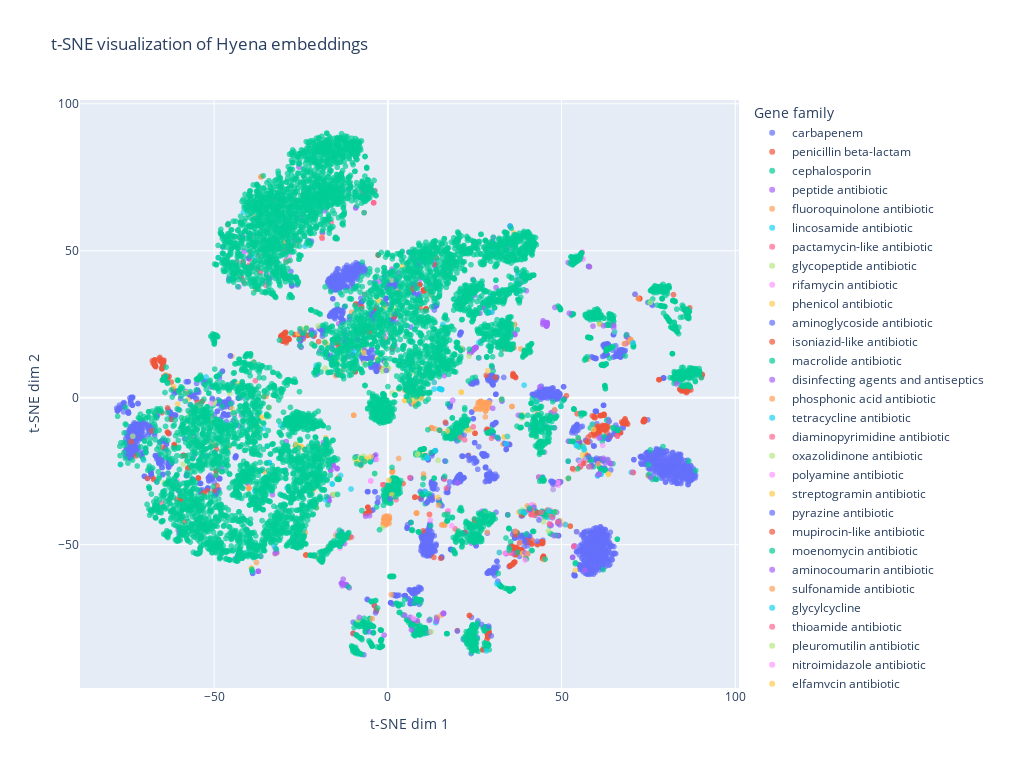

Notebook code cell kept with this figure:
### Code cell
fig = px.scatter(
    x=train_embeddings_2d[:, 0],
    y=train_embeddings_2d[:, 1],
    color=[label_columns[i] for i in train_labels_simple],
    title="t-SNE visualization of Frozen DNABERT-2 embeddings",
    labels={"x": "t-SNE dim 1", "y": "t-SNE dim 2", "color": "Gene family"},
    opacity=0.7,
)
# Square figure
fig.update_layout(width=1024, height=768)
fig.show()

### Figure 1 — Plotly figure (JSON) as saved in the notebook; plotly's stock layout.template omitted (floating-point values rounded to 4 significant figures; data arrays with more than 128 entries replaced by an {"elided": "..."} marker saying what was removed)
{"data": [{"hovertemplate": "Gene family=carbapenem<br>t-SNE dim 1=%{x}<br>t-SNE dim 2=%{y}<extra></extra>", "legendgroup": "carbapenem", "marker": {"color": "#636efa", "opacity": 0.7, "symbol": "circle"}, "mode": "markers", "name": "carbapenem", "showlegend": true, "type": "scattergl", "x": {"elided": "2544 float values"}, "xaxis": "x", "y": {"elided": "2544 float values"}, "yaxis": "y"}, {"hovertemplate": "Gene family=penicillin beta-lactam<br>t-SNE dim 1=%{x}<br>t-SNE dim 2=%{y}<extra></extra>", "legendgroup": "penicillin beta-lactam", "marker": {"color": "#EF553B", "opacity": 0.7, "symbol": "circle"}, "mode": "markers", "name": "penicillin beta-lactam", "showlegend": true, "type": "scattergl", "x": {"elided": "589 float values"}, "xaxis": "x", "y": {"elided": "589 float values"}, "yaxis": "y"}, {"hovertemplate": "Gene family=cephalosporin<br>t-SNE dim 1=%{x}<br>t-SNE dim 2=%{y}<extra></extra>", "legendgroup": "cephalosporin", "marker": {"color": "#00cc96", "opacity": 0.7, "symbol": "circle"}, "mode": "markers", "name": "cephalosporin", "showlegend": true, "type": "scattergl", "x": {"elided": "1808 float values"}, "xaxis": "x", "y": {"elided": "1808 float values"}, "yaxis": "y"}, {"hovertemplate": "Gene family=peptide antibiotic<br>t-SNE dim 1=%{x}<br>t-SNE dim 2=%{y}<extra></extra>", "legendgroup": "peptide antibiotic", "marker": {"color": "#ab63fa", "opacity": 0.7, "symbol": "circle"}, "mode": "markers", "name": "peptide antibiotic", "showlegend": true, "type": "scattergl", "x": {"elided": "171 float values"}, "xaxis": "x", "y": {"elided": "171 float values"}, "yaxis": "y"}, {"hovertemplate": "Gene family=fluoroquinolone antibiotic<br>t-SNE dim 1=%{x}<br>t-SNE dim 2=%{y}<extra></extra>", "legendgroup": "fluoroquinolone antibiotic", "marker": {"color": "#FFA15A", "opacity": 0.7, "symbol": "circle"}, "mode": "markers", "name": "fluoroquinolone antibiotic", "showlegend": true, "type": "scattergl", "x": {"elided": "190 float values"}, "xaxis": "x", "y": {"elided": "190 float values"}, "yaxis": "y"}, {"hovertemplate": "Gene family=lincosamide antibiotic<br>t-SNE dim 1=%{x}<br>t-SNE dim 2=%{y}<extra></extra>", "legendgroup": "lincosamide antibiotic", "marker": {"color": "#19d3f3", "opacity": 0.7, "symbol": "circle"}, "mode": "markers", "name": "lincosamide antibiotic", "showlegend": true, "type": "scattergl", "x": [30.58, -27.76, -52.33, -10.15, -28.66, 10.8, -32.05, -21.65, -45.67, -48.77, -5.034, 57.92, -46.1, -32.73, 10.21], "xaxis": "x", "y": [-13.17, 51.48, 7.054, 15.36, 49.39, -31.93, -51.95, 22.15, 40.06, 47.59, -21.68, -23.5, 58.88, -50.46, -17.47], "yaxis": "y"}, {"hovertemplate": "Gene family=pactamycin-like antibiotic<br>t-SNE dim 1=%{x}<br>t-SNE dim 2=%{y}<extra></extra>", "legendgroup": "pactamycin-like antibiotic", "marker": {"color": "#FF6692", "opacity": 0.7, "symbol": "circle"}, "mode": "markers", "name": "pactamycin-like antibiotic", "showlegend": true, "type": "scattergl", "x": [11.32], "xaxis": "x", "y": [-19.8], "yaxis": "y"}, {"hovertemplate": "Gene family=glycopeptide antibiotic<br>t-SNE dim 1=%{x}<br>t-SNE dim 2=%{y}<extra></extra>", "legendgroup": "glycopeptide antibiotic", "marker": {"color": "#B6E880", "opacity": 0.7, "symbol": "circle"}, "mode": "markers", "name": "glycopeptide antibiotic", "showlegend": true, "type": "scattergl", "x": [1.136, -1.614, -7.675, -58.89, 75.57, -18.27, -6.854, -73.41, 8.425, 1.3, -57.27, -37.13, -7.291, -44.55, -0.2496, 0.5101, -44.73, -34.93, 23.36, -8.975, -19.6, -33.38, -7.962, -18.77, 39.5, 37.88, -49.92, -7.84, -54.99, 46.07, -18.07, 39.41, -58.35, -23.37, 8.187, -32.9, -45.58, -10.31, -38.59, -27.23, -18.82, -7.007, -9.567, -2.65, -8.734, 16.35, -1.626, -39.31, -15.22, 38.4, -17.4, -8.025, 38.63, 11.29, 7.113, -5.757, -50.04, -45.56, -8.161, -4.846, -9.229, -14.44, -3.779, -6.828, 21.13, -0.6997, -8.971, 1.211, 36.22, 5.258, -21.9, -60.78, -2.698, -8.596, -24.96, -38.47, -64.41, -52.11, -1.248, -50.34, -20.05, 1.522, -8.785, -0.007494, 0.1475, -1.201, 56.77, 44.79, -14.79, 1.305], "xaxis": "x", "y": [40.05, 9.002, -23.13, -22.66, 32.41, 19.25, -20.67, -13.09, 10.4, 30.47, -5.104, -9.807, -20.61, -5.415, 9.642, 28.15, -9.201, -6.629, 14.16, -20.8, 69.81, 48.58, -22.77, -26.76, -39.04, -10.23, -1.344, -22.21, -10.39, -39.55, 9.976, -38.85, -7.316, 23.7, 10.56, 41.95, -16.5, -47.46, -11.51, -25.7, -20.29, -19.92, -20.83, 32.87, -20.66, -39.81, -44.15, -23.45, -32.92, -6.917, 85.04, -20.56, -38.14, -20.61, 8.546, -21.04, -1.756, 1.585, -20.36, 69.56, -20.77, 12.44, -25.81, 11.77, 16.91, 11.86, -21.83, 30.14, 24.87, 20.97, -30.54, 6.088, 33.07, -75.55, 17.16, -10.66, -28.92, -21.0, 9.217, -1.821, 24.39, 30.19, -20.67, 9.557, 10.12, 9.839, -20.41, -42.17, 12.13, 1.621], "yaxis": "y"}, {"hovertemplate": "Gene family=rifamycin antibiotic<br>t-SNE dim 1=%{x}<br>t-SNE dim 2=%{y}<extra></extra>", "legendgroup": "rifamycin antibiotic", "marker": {"color": "#FF97FF", "opacity": 0.7, "symbol": "circle"}, "mode": "markers", "name": "rifamycin antibiotic", "showlegend": true, "type": "scattergl", "x": [47.18, -42.29, 41.35, 46.69, -10.38, 38.13, 48.1, -30.15, 29.62, 49.12, 43.42, 40.89, -39.69, -13.78, -22.07, 53.24, 45.21, 49.51, -38.93, -14.61, -40.02, 55.92, 41.58, 55.94, 47.74, 56.27, 43.82, 60.81, 49.24, -35.2, -33.48, 16.06, 46.81, 53.37, 47.94, 55.87, 60.35, -18.99], "xaxis": "x", "y": [-28.38, -6.18, -36.61, -38.21, -47.46, 40.97, -29.07, -38.04, 52.66, -29.79, -39.89, -37.81, 47.91, -51.13, -53.61, -24.18, -18.55, -28.87, 45.03, -45.99, 49.25, 49.55, -36.92, 49.58, -28.81, 47.24, -40.73, -25.94, -28.55, 52.39, -49.09, -27.26, -43.22, 45.58, -39.02, 47.11, -26.53, 54.65], "yaxis": "y"}, {"hovertemplate": "Gene family=phenicol antibiotic<br>t-SNE dim 1=%{x}<br>t-SNE dim 2=%{y}<extra></extra>", "legendgroup": "phenicol antibiotic", "marker": {"color": "#FECB52", "opacity": 0.7, "symbol": "circle"}, "mode": "markers", "name": "phenicol antibiotic", "showlegend": true, "type": "scattergl", "x": [-54.17, 38.79, -6.853, -57.55, 21.14, 56.03, 19.89, 22.83, 33.58, 33.64, 0.8275, -44.86, -3.068, -25.86, 37.66, 0.3127, -56.27, 8.59, -50.56, 59.23, 38.0, 23.68, -63.94, 11.97, 11.99, -21.6, -6.846, 54.36, 60.94, 33.23, -6.063, -36.28, -34.46, -44.84, -23.99, 56.72, 21.14, 47.61, 12.0, 33.57, 17.11, 11.96, -35.33, 11.97, -7.478, -36.8, 1.164, 53.97, 61.56, 34.49, -50.68, 10.18, 38.69, -23.49, 49.38, -64.17], "xaxis": "x", "y": [-3.273, -52.98, 16.17, -37.06, 1.881, -19.46, -45.39, -11.24, -13.32, -13.28, 21.87, -3.672, 13.24, 21.86, -38.9, -28.07, -14.21, -19.17, -6.045, -10.81, -38.97, -10.84, 7.834, -39.74, -39.76, 17.98, -21.64, -16.4, 24.99, 32.92, -20.61, -6.604, -22.15, 14.16, -17.81, -18.22, 1.884, -39.16, -39.77, -13.32, -11.34, -39.75, -25.18, -39.72, 16.24, -6.659, -33.02, -58.69, -25.02, -13.2, -15.26, -19.44, -5.815, 23.74, -28.94, 7.458], "yaxis": "y"}, {"hovertemplate": "Gene family=aminoglycoside antibiotic<br>t-SNE dim 1=%{x}<br>t-SNE dim 2=%{y}<extra></extra>", "legendgroup": "aminoglycoside antibiotic", "marker": {"color": "#636efa", "opacity": 0.7, "symbol": "circle"}, "mode": "markers", "name": "aminoglycoside antibiotic", "showlegend": true, "type": "scattergl", "x": {"elided": "216 float values"}, "xaxis": "x", "y": {"elided": "216 float values"}, "yaxis": "y"}, {"hovertemplate": "Gene family=isoniazid-like antibiotic<br>t-SNE dim 1=%{x}<br>t-SNE dim 2=%{y}<extra></extra>", "legendgroup": "isoniazid-like antibiotic", "marker": {"color": "#EF553B", "opacity": 0.7, "symbol": "circle"}, "mode": "markers", "name": "isoniazid-like antibiotic", "showlegend": true, "type": "scattergl", "x": [55.23, 56.07, 66.04, 57.58, 57.68, 49.09, 38.53, 45.94, 55.93, 33.98, 57.41, 57.69, 37.02, 58.77, 55.23, 41.3, 55.51, 41.32], "xaxis": "x", "y": [-21.61, -21.68, -12.91, -15.16, -13.43, -42.23, -39.99, -38.24, -21.97, -52.97, -19.65, -21.11, -45.87, -23.32, -23.54, -39.71, -23.25, -38.53], "yaxis": "y"}, {"hovertemplate": "Gene family=macrolide antibiotic<br>t-SNE dim 1=%{x}<br>t-SNE dim 2=%{y}<extra></extra>", "legendgroup": "macrolide antibiotic", "marker": {"color": "#00cc96", "opacity": 0.7, "symbol": "circle"}, "mode": "markers", "name": "macrolide antibiotic", "showlegend": true, "type": "scattergl", "x": {"elided": "186 float values"}, "xaxis": "x", "y": {"elided": "186 float values"}, "yaxis": "y"}, {"hovertemplate": "Gene family=disinfecting agents and antiseptics<br>t-SNE dim 1=%{x}<br>t-SNE dim 2=%{y}<extra></extra>", "legendgroup": "disinfecting agents and antiseptics", "marker": {"color": "#ab63fa", "opacity": 0.7, "symbol": "circle"}, "mode": "markers", "name": "disinfecting agents and antiseptics", "showlegend": true, "type": "scattergl", "x": [30.21, 47.75, -41.43, 49.46, 31.15, 23.96, 62.05, 63.73, -13.28, 48.34, -40.55, 52.23, -29.31, 9.311, 53.55, 27.34, -9.243, -11.21, 49.42, 64.15, -35.19, 29.71, -18.82, -18.6, 58.03, -37.56, 6.441, 58.63, 46.83, -37.27, -42.95, 65.01, -6.415, -8.221, 63.32, -34.13, -18.83, -37.73, 8.506, -39.39, 33.97, -13.21, 35.95, 26.53, 49.66, 71.15, 75.63, -37.56, 49.08, 59.05, 60.79, 68.41, 11.89, 47.96, -37.29, 48.35, 70.53, -23.25, -25.58, 46.99, -31.81, -60.08, 27.53, 46.98, -9.266, 34.8, 57.86, 56.75, -5.051, 54.34, 64.98, -37.33, 49.09, 14.05, 48.48, 53.22, 63.67, 39.5, 43.71, 53.21, 36.49, 49.12, 37.57, 64.21, 43.41, 61.1, 38.14, 70.52, -5.272], "xaxis": "x", "y": [-3.593, -46.93, 49.75, -43.26, 37.48, -49.43, -20.6, -22.14, -49.44, -6.022, -28.99, 28.75, 46.7, 40.34, -50.76, 30.68, 64.66, 70.74, -28.63, -22.35, 39.5, 29.12, 56.16, -15.33, 44.54, -35.98, -74.72, -23.42, -43.21, -59.05, 37.69, 23.89, -40.34, -74.76, -21.02, -22.05, 56.04, 72.49, -75.88, -36.19, -53.05, -49.48, -52.97, 28.76, -28.68, 35.21, -27.15, -34.43, -42.18, 24.37, -13.71, 18.4, -75.76, -4.29, -59.04, -29.25, -25.37, 70.31, 78.47, -43.47, 68.65, -46.29, 30.74, -5.133, 64.58, 26.37, 44.67, -58.75, 71.48, -45.59, 24.65, -59.02, -28.63, -75.26, -29.29, -54.26, -8.048, -52.8, 3.645, -54.34, 37.05, -28.99, -5.957, -22.5, -26.99, -13.47, 39.03, -25.37, -40.12], "yaxis": "y"}, {"hovertemplate": "Gene family=phosphonic acid antibiotic<br>t-SNE dim 1=%{x}<br>t-SNE dim 2=%{y}<extra></extra>", "legendgroup": "phosphonic acid antibiotic", "marker": {"color": "#FFA15A", "opacity": 0.7, "symbol": "circle"}, "mode": "markers", "name": "phosphonic acid antibiotic", "showlegend": true, "type": "scattergl", "x": [-24.54, 47.99, -38.33, -41.91, -37.61, -46.01, -29.83, -19.0, -36.5, 46.25, -27.2, 65.2, -37.82, 60.61, -29.53, 15.53, -18.96, 16.19, 13.34, 15.73, -29.66, -36.35, 33.64, 42.93, 68.1, -29.42, -36.52, -36.48, -31.18, 36.97, -36.52, 15.93, -31.15, -36.7, -29.62, 40.3, -29.25, 28.3, 14.59, 16.4, 57.6, 41.36, -24.05, -32.71, -39.63, -24.29], "xaxis": "x", "y": [69.13, -4.032, 61.24, 40.45, 52.79, 58.82, 60.89, 54.6, 75.15, -40.32, 51.81, 22.46, -56.06, -22.47, 55.29, -43.29, 54.55, -43.01, 5.206, -43.2, 52.8, 75.2, 33.73, -5.494, 18.4, 55.08, 75.16, 75.15, 64.92, 40.07, -31.57, -73.42, 71.88, 62.42, 52.77, -53.11, 46.39, 51.41, -36.6, -43.43, 13.08, -38.44, -17.42, 67.94, 48.69, 69.27], "yaxis": "y"}, {"hovertemplate": "Gene family=tetracycline antibiotic<br>t-SNE dim 1=%{x}<br>t-SNE dim 2=%{y}<extra></extra>", "legendgroup": "tetracycline antibiotic", "marker": {"color": "#19d3f3", "opacity": 0.7, "symbol": "circle"}, "mode": "markers", "name": "tetracycline antibiotic", "showlegend": true, "type": "scattergl", "x": [39.52, -23.63, 15.87, -30.87, 29.9, 14.81, 28.27, -34.15, 15.5, -39.21, 15.5, 60.41, 4.854, 14.88, 15.23, 11.29, 15.47, 34.43, -17.93, 54.27, 37.35, -18.26, -15.98, -13.6, 29.62, 42.69, 56.48, -20.64, -40.81, -38.29, 36.88, -39.35, 6.185, -34.08, -10.6, -42.66, 35.19, 55.14, 34.03, -28.99, 26.23, -28.93, -23.85, 19.18, 60.36, 55.24, 29.0, 37.13, -18.29, 28.87, 28.3, 8.47, 38.19, 54.46, 17.03, 37.67, 13.69, 65.29, 4.847, -16.02, 13.76, 46.23, -38.16, 7.002, -39.03, -40.47, 14.92, 57.88, 31.39, 56.51, 51.18, -18.18, 46.25, -52.35, -34.21, -38.96, 14.63, 7.055, 13.36, 8.152, 47.78, 17.1, 70.08, 29.25, 29.53, 49.83, 39.22, -70.3, 37.75, 61.17, 29.99, -38.08, 11.35, -18.79, 13.3, 61.39, -39.21, -9.252], "xaxis": "x", "y": [-39.06, -17.68, 25.02, -9.448, 50.16, 3.041, 29.54, -22.07, 2.797, 48.37, 2.796, -26.43, 12.32, 3.032, 2.904, -20.27, 2.808, -13.19, -34.74, -16.27, 41.68, -27.08, -29.38, -26.44, 34.61, -1.419, -17.77, 11.03, -52.73, -31.75, 36.37, -34.44, 10.84, -22.11, -31.06, -49.18, 58.4, -21.4, -15.64, -30.73, 18.82, -30.72, 51.59, 46.12, -26.59, 47.62, 28.88, 35.53, -18.89, 29.26, -86.15, -1.766, -38.76, -16.26, 16.0, 37.22, -18.01, 22.4, -74.06, -29.35, -76.57, -40.76, -31.73, 19.1, -59.05, -10.83, 3.068, -23.5, -63.32, -17.31, -43.22, -27.91, -38.35, -20.15, -26.31, 48.18, 21.63, 5.738, 5.235, -1.966, -39.25, 21.76, -25.39, 17.45, 17.28, -2.853, 4.287, -21.29, 36.48, -26.03, 29.13, -31.7, -20.64, 69.74, 2.945, -26.07, 2.841, 15.73], "yaxis": "y"}, {"hovertemplate": "Gene family=diaminopyrimidine antibiotic<br>t-SNE dim 1=%{x}<br>t-SNE dim 2=%{y}<extra></extra>", "legendgroup": "diaminopyrimidine antibiotic", "marker": {"color": "#FF6692", "opacity": 0.7, "symbol": "circle"}, "mode": "markers", "name": "diaminopyrimidine antibiotic", "showlegend": true, "type": "scattergl", "x": [-28.46, -43.5, -39.91, 11.98, -36.76, 53.5, -30.05, 29.85, -4.057, 16.83, -33.71, 17.29, 42.17, -34.3, -65.06, -28.22, 47.24, 24.6, -39.94, -4.076, -5.752, -38.14, -41.41, -32.84, -35.1, -7.504, 22.11, -41.78, 48.02, 17.27, -41.76, 16.36, 70.46, -5.482, -39.84, 25.94, 2.372, -29.45, 19.34, -37.46, -36.7, -4.109, -41.69, -42.18, -28.74, 46.52, 6.312, 20.87, -32.34, -6.849, -25.96, -16.3, -40.01, -42.65, -42.2, -18.89, -5.512, -59.77, -37.26, -46.02, -1.49, -6.829, -14.72, -37.41, -3.718, -29.14, -6.6], "xaxis": "x", "y": [51.37, 46.22, 47.17, -39.69, 42.73, -50.49, 49.58, -13.79, 66.34, -30.78, 45.67, -38.69, -40.02, 45.65, -35.83, 49.57, -40.49, -9.917, 44.64, 66.29, 71.77, 5.789, 39.19, 46.46, 38.21, 70.51, -14.33, 45.99, -29.1, -38.66, -5.05, -27.73, -25.42, 71.84, 44.68, -46.41, -34.67, 50.32, -44.59, 43.81, 42.65, 66.36, 46.31, 40.84, 51.23, -42.88, -27.16, -13.52, 67.54, 68.87, 53.22, 59.66, 45.05, 54.4, 40.91, 54.23, 71.77, -32.59, 48.49, 58.97, -29.58, 62.93, 7.81, 44.01, 70.46, 41.51, 35.19], "yaxis": "y"}, {"hovertemplate": "Gene family=oxazolidinone antibiotic<br>t-SNE dim 1=%{x}<br>t-SNE dim 2=%{y}<extra></extra>", "legendgroup": "oxazolidinone antibiotic", "marker": {"color": "#B6E880", "opacity": 0.7, "symbol": "circle"}, "mode": "markers", "name": "oxazolidinone antibiotic", "showlegend": true, "type": "scattergl", "x": [8.606], "xaxis": "x", "y": [-19.17], "yaxis": "y"}, {"hovertemplate": "Gene family=polyamine antibiotic<br>t-SNE dim 1=%{x}<br>t-SNE dim 2=%{y}<extra></extra>", "legendgroup": "polyamine antibiotic", "marker": {"color": "#FF97FF", "opacity": 0.7, "symbol": "circle"}, "mode": "markers", "name": "polyamine antibiotic", "showlegend": true, "type": "scattergl", "x": [47.55, 55.75, 55.41, 48.92, 56.82, 47.91, 39.51, 41.48], "xaxis": "x", "y": [-31.15, -22.76, -21.76, -28.9, -21.02, -29.18, -55.25, -36.49], "yaxis": "y"}, {"hovertemplate": "Gene family=streptogramin antibiotic<br>t-SNE dim 1=%{x}<br>t-SNE dim 2=%{y}<extra></extra>", "legendgroup": "streptogramin antibiotic", "marker": {"color": "#FECB52", "opacity": 0.7, "symbol": "circle"}, "mode": "markers", "name": "streptogramin antibiotic", "showlegend": true, "type": "scattergl", "x": [-24.93, 4.921, 4.853, 7.037, -26.33, 9.402, 9.798, 21.25, 7.726, -57.54, -25.02, -0.8931, -57.95, -17.82, -21.82, 7.657, 7.733, -17.9, -50.72, 28.77, -25.35, -8.912, -61.67, -24.99, 6.902, 3.155, 14.42, -17.47, 7.351, -4.84, 17.21, -60.5, 4.191, -20.5, -43.12, -2.81, -60.05, -6.903, -17.74, -21.26, -34.15], "xaxis": "x", "y": [-16.59, -0.897, -0.9553, -0.338, -15.92, 1.884, -0.3083, 16.36, -2.2, -0.6542, -16.67, 31.0, 1.755, 18.55, -16.69, -2.274, -1.993, -13.59, -8.278, 9.196, -16.69, -21.77, 3.78, 23.33, -1.2, 2.89, -33.91, -18.61, 0.8764, -20.0, 22.49, -2.188, 44.8, -37.46, 4.666, 33.35, 1.958, 15.22, 18.44, -31.23, -3.303], "yaxis": "y"}, {"hovertemplate": "Gene family=pyrazine antibiotic<br>t-SNE dim 1=%{x}<br>t-SNE dim 2=%{y}<extra></extra>", "legendgroup": "pyrazine antibiotic", "marker": {"color": "#636efa", "opacity": 0.7, "symbol": "circle"}, "mode": "markers", "name": "pyrazine antibiotic", "showlegend": true, "type": "scattergl", "x": [57.82, 58.62, 48.93, 46.95, 40.92, 47.71, 47.43, 42.05, 70.8, 47.21, 47.44, -40.13], "xaxis": "x", "y": [-20.24, -22.91, -42.72, -28.41, -38.32, -28.7, -29.38, -37.28, -21.07, -28.46, -28.82, 47.41], "yaxis": "y"}, {"hovertemplate": "Gene family=mupirocin-like antibiotic<br>t-SNE dim 1=%{x}<br>t-SNE dim 2=%{y}<extra></extra>", "legendgroup": "mupirocin-like antibiotic", "marker": {"color": "#EF553B", "opacity": 0.7, "symbol": "circle"}, "mode": "markers", "name": "mupirocin-like antibiotic", "showlegend": true, "type": "scattergl", "x": [53.18, -20.09, -10.75, -23.6], "xaxis": "x", "y": [-24.12, -16.6, -47.36, -53.5], "yaxis": "y"}, {"hovertemplate": "Gene family=moenomycin antibiotic<br>t-SNE dim 1=%{x}<br>t-SNE dim 2=%{y}<extra></extra>", "legendgroup": "moenomycin antibiotic", "marker": {"color": "#00cc96", "opacity": 0.7, "symbol": "circle"}, "mode": "markers", "name": "moenomycin antibiotic", "showlegend": true, "type": "scattergl", "x": [8.067], "xaxis": "x", "y": [-19.43], "yaxis": "y"}, {"hovertemplate": "Gene family=aminocoumarin antibiotic<br>t-SNE dim 1=%{x}<br>t-SNE dim 2=%{y}<extra></extra>", "legendgroup": "aminocoumarin antibiotic", "marker": {"color": "#ab63fa", "opacity": 0.7, "symbol": "circle"}, "mode": "markers", "name": "aminocoumarin antibiotic", "showlegend": true, "type": "scattergl", "x": [-32.05, 4.805, 41.78, 13.99, 60.58, -32.45, 62.07, 7.533, 16.03, 83.12, 16.02, 15.91], "xaxis": "x", "y": [-52.66, -74.03, 51.55, -76.16, -26.19, -52.96, 24.47, -75.56, -73.32, 4.705, -73.34, -73.42], "yaxis": "y"}, {"hovertemplate": "Gene family=sulfonamide antibiotic<br>t-SNE dim 1=%{x}<br>t-SNE dim 2=%{y}<extra></extra>", "legendgroup": "sulfonamide antibiotic", "marker": {"color": "#FFA15A", "opacity": 0.7, "symbol": "circle"}, "mode": "markers", "name": "sulfonamide antibiotic", "showlegend": true, "type": "scattergl", "x": [-10.41, 36.71, -35.22, 54.74, -0.922, 0.9626, 28.61, -4.523, 32.69], "xaxis": "x", "y": [29.12, -45.41, 35.88, -13.87, 20.39, -66.99, -45.75, -75.17, -0.6286], "yaxis": "y"}, {"hovertemplate": "Gene family=glycylcycline<br>t-SNE dim 1=%{x}<br>t-SNE dim 2=%{y}<extra></extra>", "legendgroup": "glycylcycline", "marker": {"color": "#19d3f3", "opacity": 0.7, "symbol": "circle"}, "mode": "markers", "name": "glycylcycline", "showlegend": true, "type": "scattergl", "x": [36.9, -10.75, 44.55, 70.54, -76.95, -41.55, 29.51, -35.74, -34.71, -18.27, 6.185, 6.156, -30.62], "xaxis": "x", "y": [39.77, 18.32, -27.26, 18.67, -22.72, 63.14, 20.96, -10.44, -16.46, -53.4, 10.68, 10.56, -33.11], "yaxis": "y"}, {"hovertemplate": "Gene family=thioamide antibiotic<br>t-SNE dim 1=%{x}<br>t-SNE dim 2=%{y}<extra></extra>", "legendgroup": "thioamide antibiotic", "marker": {"color": "#FF6692", "opacity": 0.7, "symbol": "circle"}, "mode": "markers", "name": "thioamide antibiotic", "showlegend": true, "type": "scattergl", "x": [41.26, 55.32, 40.48, 35.24, 66.1, 48.93, 57.88], "xaxis": "x", "y": [-37.9, -23.39, -38.24, -52.84, -13.1, -42.28, -23.48], "yaxis": "y"}, {"hovertemplate": "Gene family=pleuromutilin antibiotic<br>t-SNE dim 1=%{x}<br>t-SNE dim 2=%{y}<extra></extra>", "legendgroup": "pleuromutilin antibiotic", "marker": {"color": "#B6E880", "opacity": 0.7, "symbol": "circle"}, "mode": "markers", "name": "pleuromutilin antibiotic", "showlegend": true, "type": "scattergl", "x": [7.673, 14.44, -15.79, 46.23, 27.82, 8.498], "xaxis": "x", "y": [-0.2667, -21.32, -32.93, -45.35, -39.4, -19.19], "yaxis": "y"}, {"hovertemplate": "Gene family=nitroimidazole antibiotic<br>t-SNE dim 1=%{x}<br>t-SNE dim 2=%{y}<extra></extra>", "legendgroup": "nitroimidazole antibiotic", "marker": {"color": "#FF97FF", "opacity": 0.7, "symbol": "circle"}, "mode": "markers", "name": "nitroimidazole antibiotic", "showlegend": true, "type": "scattergl", "x": [-51.53, -1.026, -0.5327, 58.89, 33.76, -50.89, 17.42, 18.61, 18.37, 7.448, -4.907, 61.87, -28.37, -34.43, -4.953, -3.221, -60.52], "xaxis": "x", "y": [-14.15, 21.01, 22.15, -9.069, -52.84, -1.995, -38.48, -1.081, -43.55, -75.09, -28.34, -16.2, 48.08, 42.1, -28.3, -20.99, -28.27], "yaxis": "y"}, {"hovertemplate": "Gene family=elfamycin antibiotic<br>t-SNE dim 1=%{x}<br>t-SNE dim 2=%{y}<extra></extra>", "legendgroup": "elfamycin antibiotic", "marker": {"color": "#FECB52", "opacity": 0.7, "symbol": "circle"}, "mode": "markers", "name": "elfamycin antibiotic", "showlegend": true, "type": "scattergl", "x": [63.46, 63.53, 48.19, 36.28, -39.3, -39.28, 8.482], "xaxis": "x", "y": [-25.95, -26.0, -38.85, 56.05, -57.92, -58.03, -0.2979], "yaxis": "y"}, {"hovertemplate": "Gene family=nitrofuran antibiotic<br>t-SNE dim 1=%{x}<br>t-SNE dim 2=%{y}<extra></extra>", "legendgroup": "nitrofuran antibiotic", "marker": {"color": "#636efa", "opacity": 0.7, "symbol": "circle"}, "mode": "markers", "name": "nitrofuran antibiotic", "showlegend": true, "type": "scattergl", "x": [-5.382, -3.546], "xaxis": "x", "y": [-79.65, -73.2], "yaxis": "y"}, {"hovertemplate": "Gene family=salicylic acid antibiotic<br>t-SNE dim 1=%{x}<br>t-SNE dim 2=%{y}<extra></extra>", "legendgroup": "salicylic acid antibiotic", "marker": {"color": "#EF553B", "opacity": 0.7, "symbol": "circle"}, "mode": "markers", "name": "salicylic acid antibiotic", "showlegend": true, "type": "scattergl", "x": [42.99, 57.27, 56.42], "xaxis": "x", "y": [-39.17, -14.93, -22.34], "yaxis": "y"}, {"hovertemplate": "Gene family=nucleoside antibiotic<br>t-SNE dim 1=%{x}<br>t-SNE dim 2=%{y}<extra></extra>", "legendgroup": "nucleoside antibiotic", "marker": {"color": "#00cc96", "opacity": 0.7, "symbol": "circle"}, "mode": "markers", "name": "nucleoside antibiotic", "showlegend": true, "type": "scattergl", "x": [-41.78, 48.09, 31.56, -35.9, 56.61, -41.9, 45.53, -45.6], "xaxis": "x", "y": [39.94, -38.82, -13.49, -1.913, 12.81, 10.19, -40.13, 41.46], "yaxis": "y"}, {"hovertemplate": "Gene family=fusidane antibiotic<br>t-SNE dim 1=%{x}<br>t-SNE dim 2=%{y}<extra></extra>", "legendgroup": "fusidane antibiotic", "marker": {"color": "#ab63fa", "opacity": 0.7, "symbol": "circle"}, "mode": "markers", "name": "fusidane antibiotic", "showlegend": true, "type": "scattergl", "x": [1.192, -19.6, -25.18, 60.87, -18.17, -14.14, -36.59], "xaxis": "x", "y": [43.76, 15.95, 22.55, -25.87, 63.6, 25.17, -54.0], "yaxis": "y"}, {"hovertemplate": "Gene family=antibiotic without defined classification<br>t-SNE dim 1=%{x}<br>t-SNE dim 2=%{y}<extra></extra>", "legendgroup": "antibiotic without defined classification", "marker": {"color": "#FFA15A", "opacity": 0.7, "symbol": "circle"}, "mode": "markers", "name": "antibiotic without defined classification", "showlegend": true, "type": "scattergl", "x": [7.748], "xaxis": "x", "y": [-2.315], "yaxis": "y"}, {"hovertemplate": "Gene family=diarylquinoline antibiotic<br>t-SNE dim 1=%{x}<br>t-SNE dim 2=%{y}<extra></extra>", "legendgroup": "diarylquinoline antibiotic", "marker": {"color": "#19d3f3", "opacity": 0.7, "symbol": "circle"}, "mode": "markers", "name": "diarylquinoline antibiotic", "showlegend": true, "type": "scattergl", "x": [-6.046, 32.08, -5.279], "xaxis": "x", "y": [72.15, -52.66, 70.83], "yaxis": "y"}, {"hovertemplate": "Gene family=cycloserine-like antibiotic<br>t-SNE dim 1=%{x}<br>t-SNE dim 2=%{y}<extra></extra>", "legendgroup": "cycloserine-like antibiotic", "marker": {"color": "#FF6692", "opacity": 0.7, "symbol": "circle"}, "mode": "markers", "name": "cycloserine-like antibiotic", "showlegend": true, "type": "scattergl", "x": [44.16, 41.21], "xaxis": "x", "y": [-38.98, -39.77], "yaxis": "y"}, {"hovertemplate": "Gene family=antibacterial free fatty acids<br>t-SNE dim 1=%{x}<br>t-SNE dim 2=%{y}<extra></extra>", "legendgroup": "antibacterial free fatty acids", "marker": {"color": "#B6E880", "opacity": 0.7, "symbol": "circle"}, "mode": "markers", "name": "antibacterial free fatty acids", "showlegend": true, "type": "scattergl", "x": [12.45, 42.65], "xaxis": "x", "y": [-79.66, -13.32], "yaxis": "y"}, {"hovertemplate": "Gene family=sulfone antibiotic<br>t-SNE dim 1=%{x}<br>t-SNE dim 2=%{y}<extra></extra>", "legendgroup": "sulfone antibiotic", "marker": {"color": "#FF97FF", "opacity": 0.7, "symbol": "circle"}, "mode": "markers", "name": "sulfone antibiotic", "showlegend": true, "type": "scattergl", "x": [12.24], "xaxis": "x", "y": [-41.64], "yaxis": "y"}, {"hovertemplate": "Gene family=zoliflodacin-like antibiotic<br>t-SNE dim 1=%{x}<br>t-SNE dim 2=%{y}<extra></extra>", "legendgroup": "zoliflodacin-like antibiotic", "marker": {"color": "#FECB52", "opacity": 0.7, "symbol": "circle"}, "mode": "markers", "name": "zoliflodacin-like antibiotic", "showlegend": true, "type": "scattergl", "x": [30.01], "xaxis": "x", "y": [-39.7], "yaxis": "y"}, {"hovertemplate": "Gene family=thiosemicarbazone antibiotic<br>t-SNE dim 1=%{x}<br>t-SNE dim 2=%{y}<extra></extra>", "legendgroup": "thiosemicarbazone antibiotic", "marker": {"color": "#636efa", "opacity": 0.7, "symbol": "circle"}, "mode": "markers", "name": "thiosemicarbazone antibiotic", "showlegend": true, "type": "scattergl", "x": [40.84], "xaxis": "x", "y": [-38.02], "yaxis": "y"}, {"hovertemplate": "Gene family=bicyclomycin-like antibiotic<br>t-SNE dim 1=%{x}<br>t-SNE dim 2=%{y}<extra></extra>", "legendgroup": "bicyclomycin-like antibiotic", "marker": {"color": "#EF553B", "opacity": 0.7, "symbol": "circle"}, "mode": "markers", "name": "bicyclomycin-like antibiotic", "showlegend": true, "type": "scattergl", "x": [52.54], "xaxis": "x", "y": [-43.7], "yaxis": "y"}, {"hovertemplate": "Gene family=non-AMR<br>t-SNE dim 1=%{x}<br>t-SNE dim 2=%{y}<extra></extra>", "legendgroup": "non-AMR", "marker": {"color": "#00cc96", "opacity": 0.7, "symbol": "circle"}, "mode": "markers", "name": "non-AMR", "showlegend": true, "type": "scattergl", "x": {"elided": "6721 float values"}, "xaxis": "x", "y": {"elided": "6721 float values"}, "yaxis": "y"}], "layout": {"height": 768, "legend": {"title": {"text": "Gene family"}, "tracegroupgap": 0}, "title": {"text": "t-SNE visualization of Hyena embeddings"}, "width": 1024, "xaxis": {"anchor": "y", "domain": [0, 1], "title": {"text": "t-SNE dim 1"}}, "yaxis": {"anchor": "x", "domain": [0, 1], "title": {"text": "t-SNE dim 2"}}}}
